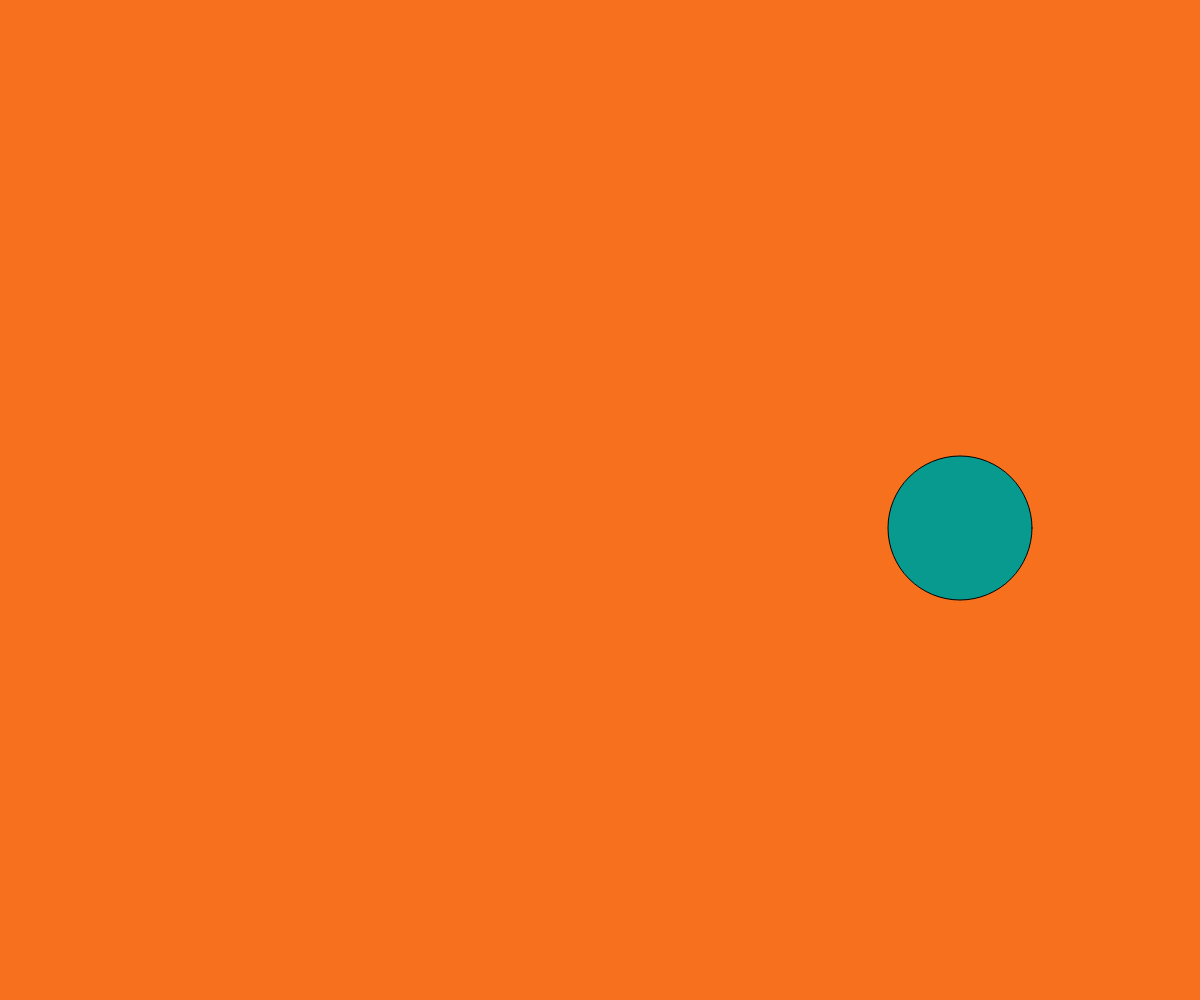
Frame 1 (no input)
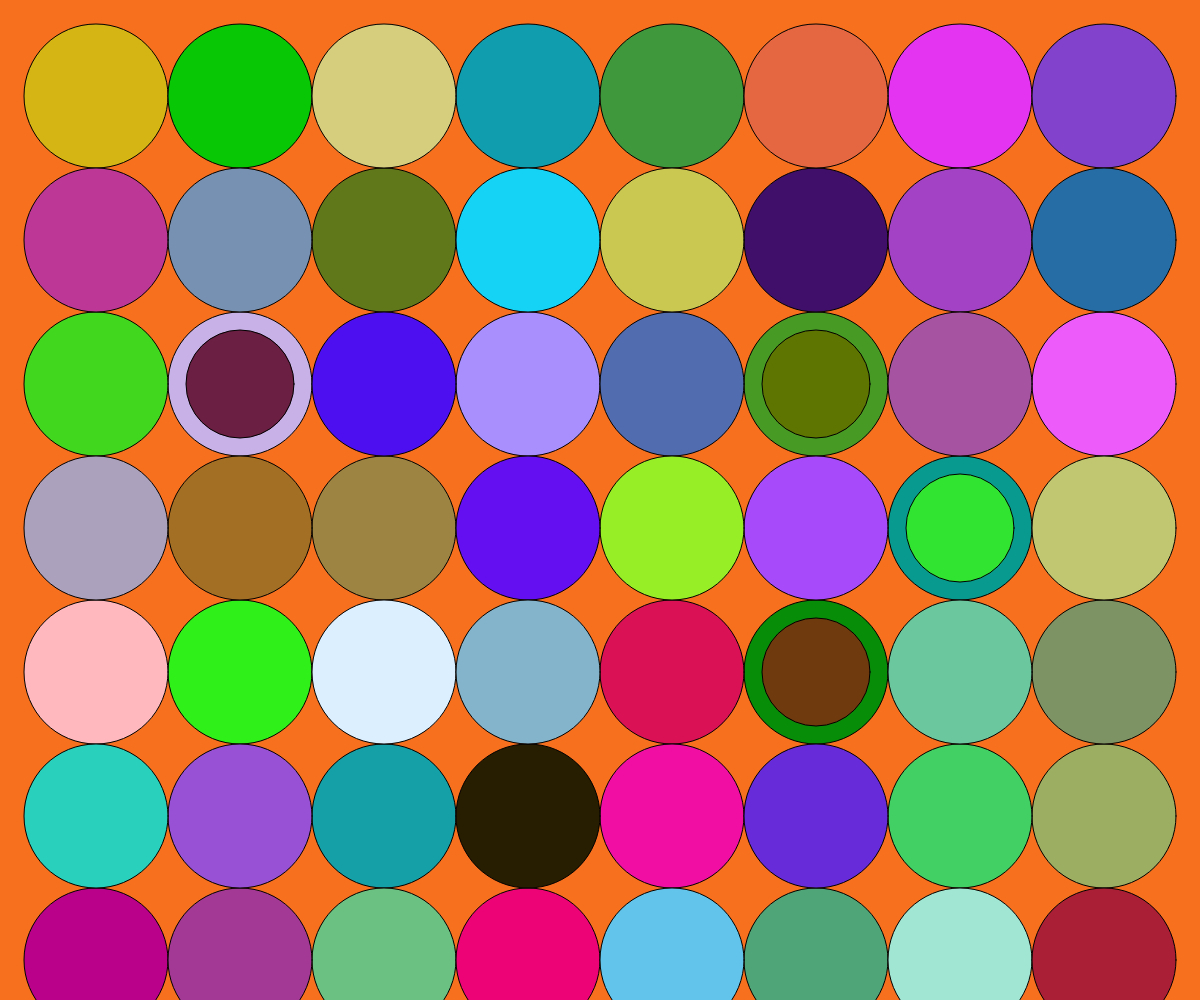
Frame 60 (no input)
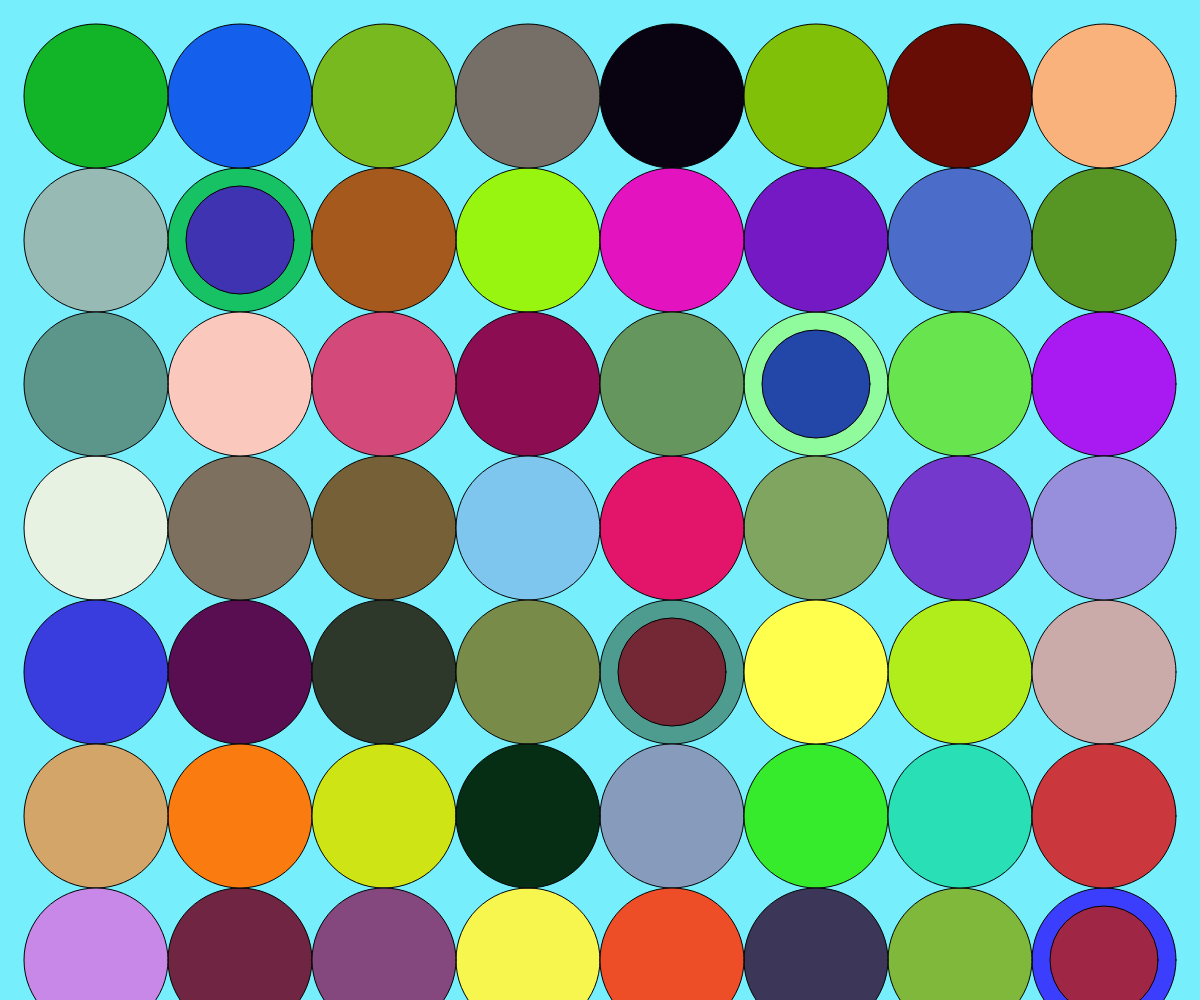
Frame 120 (the mouse pressed at the canvas centre since frame 60)

The p5.js sketch that drew these frames (run headless with seeded random() and noise() and a simulated clock; from frame 60 on, the mouse is pressed at the canvas centre):

// p5.js sketch
// ── sketch.js
// https://editor.p5js.org/jht9629-nyu/sketches/6vzZeu7LG
// shapes random innerCount v25
// 2026-04-08

let my = {};
function setup() {
  my.ninner = 4;
  my.nwidth = 8;
  my.pmargin = 0.02;
  createCanvas(windowWidth, windowHeight);
  init_page();
  // frameRate(2);
  my.npause = getTargetFrameRate() * 5;
  setup_fullScreenButton();
}
function draw() {
  if (my.ipause > 0) {
    my.ipause = my.ipause - 1;
    if (my.ipause <= 0) {
      init_page();
    }
    return;
  }
  if (my.i >= my.arr.length) {
    my.innerCount += 1;
    if (my.innerCount >= my.ninner) {
      my.ipause = my.npause;
      return;
    }
    my.i = 0;
  }
  let [x, y] = my.arr[my.i];
  x += my.margin + my.w / 2;
  y += my.margin + my.h / 2;
  draw_bullseye(x, y, my.w, my.h);
  my.i += 1;
}
function init_vars() {
  my.innerCount = 0;
  my.ipause = 0;
  let p = my.nwidth;
  if (p < 1) p = 1;
  my.margin = width * my.pmargin;
  my.mwidth = max(width - my.margin * 2, 2);
  my.mheight = max(height - my.margin * 2, 2);
  my.w = my.mwidth / p;
  // my.w = Math.floor(my.mwidth / p);
  my.h = my.w;
  my.i = 0;
  my.arr = [];
  for (let y = 0; y < my.mheight; y += my.h) {
    for (let x = 0; x < my.mwidth; x += my.w) {
      my.arr.push([x, y]);
    }
  }
  shuffle(my.arr, true);
}
function draw_bullseye(x, y, w, h) {
  let n = my.ninner;
  let i = my.innerCount;
  // for (let i = 0; i < n; i++) {
  fill(random(255), random(255), random(255));
  let s = (n - i) / n;
  ellipse(x, y, w * s, h * s);
  // }
}
function init_page() {
  init_vars();
  background(random(255), random(255), random(255));
}
function mousePressed() {
  init_page();
}
function windowResized() {
  resizeCanvas(windowWidth, windowHeight);
  init_page();
}

// --
function setup_fullScreenButton() {
  my.fullScreenButton = createButton("?=v25 Full");
  my.fullScreenButton.mousePressed(fullScreen_action);
  my.fullScreenButton.style("font-size:42px");
  my.plusButton = createButton("[+]");
  my.plusButton.mousePressed(plusButton_action);
  my.plusButton.style("font-size:42px");
  my.minusButton = createButton("[-]");
  my.minusButton.mousePressed(minusButton_action);
  my.minusButton.style("font-size:42px");
}
function plusButton_action() {
  my.nwidth += 1;
  init_page();
}
function minusButton_action() {
  my.nwidth -= 1;
  init_page();
}

function fullScreen_action() {
  my.fullScreenButton.remove();
  my.plusButton.remove();
  my.minusButton.remove();
  fullscreen(1);
  let delay = 3000;
  setTimeout(ui_present_window, delay);
}

function ui_present_window() {
  resizeCanvas(windowWidth, windowHeight);
  init_vars();
  // init_dim();
}

// Respond to window resizing event
function windowResized() {
  resizeCanvas(windowWidth, windowHeight);
}

// https://editor.p5js.org/jht9629-nyu/sketches/KpCniSa1w
// shapes random frameRate v15

// https://editor.p5js.org/jht9629-nyu/sketches/GzlO70dCj
// shapes random array v17

// https://editor.p5js.org/jht9629-nyu/sketches/pW2RT5UHy
// shapes random array circle v20

// https://editor.p5js.org/jht9629-nyu/sketches/Iru8nBTSf
// shapes random pause v21

// https://editor.p5js.org/jht9629-nyu/sketches/n0LYuXRmX
// shapes random pause v22

// https://editor.p5js.org/jht9629-nyu/sketches/_waqMsgSP
// shapes random pause v23

// https://editor.p5js.org/jht9629-nyu/sketches/npE4WZS_0
// shapes random ninner v24
